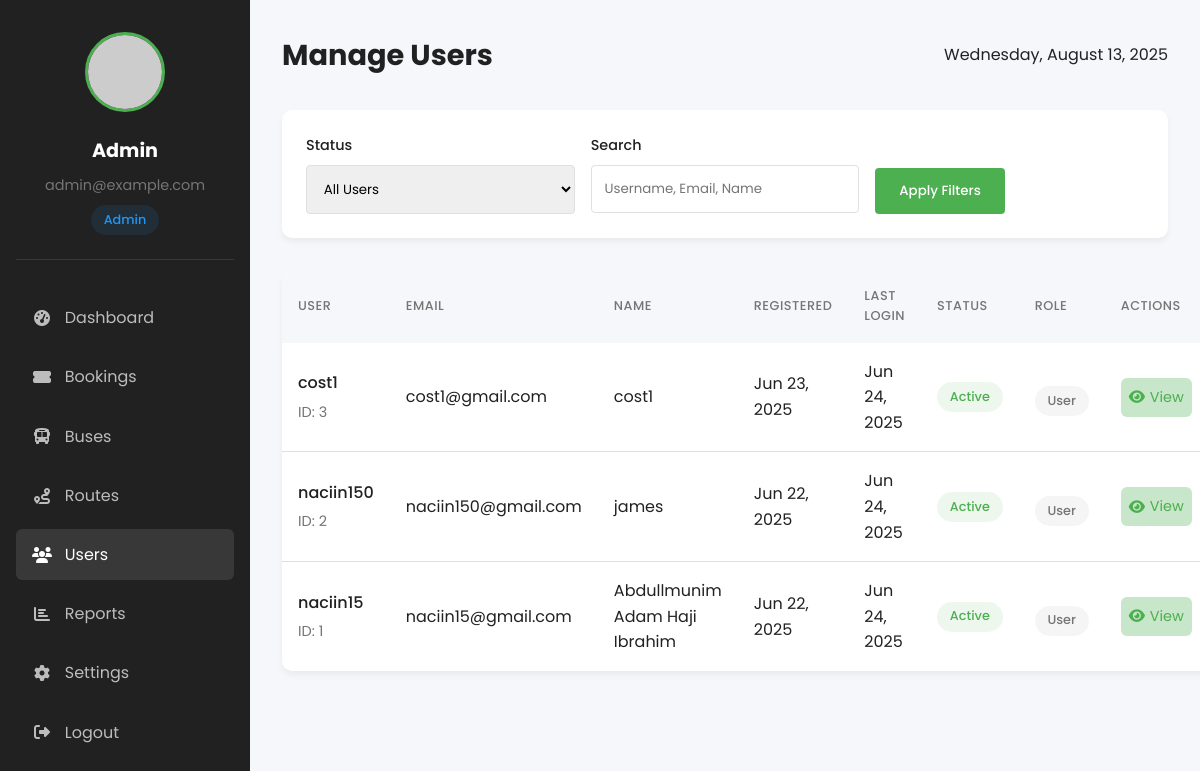
/backend/admin/manage_users.php (signed in), run on the app's committed database.
### tables this page shows
CREATE TABLE `users` (
  `id` int(11) NOT NULL,
  `username` varchar(50) NOT NULL,
  `email` varchar(100) NOT NULL,
  `password_hash` varchar(255) NOT NULL,
  `first_name` varchar(50) NOT NULL,
  `last_name` varchar(50) NOT NULL,
  `phone` varchar(20) DEFAULT NULL,
  `created_at` timestamp NOT NULL DEFAULT current_timestamp(),
  `updated_at` timestamp NOT NULL DEFAULT current_timestamp() ON UPDATE current_timestamp(),
  `role` enum('user','admin') DEFAULT 'user',
  `is_active` tinyint(1) DEFAULT 1,
  `last_login` timestamp NOT NULL DEFAULT current_timestamp(),
  `reset_token` varchar(255) DEFAULT NULL,
  `token_expiry` datetime DEFAULT NULL
);

### backend/admin/manage_users.php (the view, shortened to what this page needs)
<?php
require __DIR__ . '/../../config.php';
$admin_role = $_SESSION['admin_role'] ?? 'admin';
$admin_name = $_SESSION['admin_name'];
$admin_email = $_SESSION['admin_email'];
$search = $_GET['search'] ?? '';
try {
    $sql = "SELECT * FROM users WHERE 1=1";
    $params = [];
    $sql .= " ORDER BY created_at DESC";
    $per_page = 10;
    $page = $_GET['page'] ?? 1;
    $offset = ($page - 1) * $per_page;
    $sql .= " LIMIT $per_page OFFSET $offset";
    $stmt = $pdo->prepare($sql);
    $stmt->execute($params);
    $users = $stmt->fetchAll(PDO::FETCH_ASSOC);
} catch (PDOException $e) {
    die("Database error: " . $e->getMessage());
}
?>
<!DOCTYPE html>
<html lang="en">
<head>
    <link href="https://cdnjs.cloudflare.com/ajax/libs/font-awesome/6.4.0/css/all.min.css" rel="stylesheet">
</head>
<body>
    <div class="dashboard-container">
        <aside class="sidebar">
            <div class="profile">
                <img src="https://ui-avatars.com/api/?name=<?= urlencode($admin_name ?? 'Admin') ?>&background=4CAF50&color=fff"
                     alt="Profile" class="profile-img">
                <h3><?= htmlspecialchars($admin_name ?? 'Admin') ?></h3>
                <p><?= htmlspecialchars($admin_email ?? 'admin@example.com') ?></p>
                <span class="role-badge role-<?= str_replace('_', '-', $admin_role) ?>">
                    <?= ucfirst(str_replace('_', ' ', $admin_role)) ?>
                </span>
            </div>
            <ul class="nav-menu">
                <li><a href="dashboard.php"><i class="fas fa-tachometer-alt"></i> Dashboard</a></li>
                <li><a href="manage_bookings.php"><i class="fas fa-ticket-alt"></i> Bookings</a></li>
                <li><a href="manage_buses.php"><i class="fas fa-bus"></i> Buses</a></li>
                <li><a href="manage_routes.php"><i class="fas fa-route"></i> Routes</a></li>
                <li><a href="manage_users.php" class="active"><i class="fas fa-users"></i> Users</a></li>
                <li><a href="reports.php"><i class="fas fa-chart-bar"></i> Reports</a></li>
                <li><a href="settings.php"><i class="fas fa-cog"></i> Settings</a></li>
                <li><a href="/busbooking/backend/admin/logout.php"><i class="fas fa-sign-out-alt"></i> Logout</a></li>
            </ul>
        </aside>
        <main class="main-content">
            <div class="header">
                <h1>Manage Users</h1>
                <div>
                    <span><?= date('l, F j, Y') ?></span>
                </div>
            </div>
            <div class="filters">
                <form method="GET" class="filter-form">
                    <div class="filter-group">
                        <label for="status">Status</label>
                        <select id="status" name="status" class="form-control">
                            <option value="">All Users</option>
                        </select>
                    </div>
                    <div class="filter-group">
                        <label for="search">Search</label>
                        <input type="text" id="search" name="search" class="form-control"
                               value="<?= htmlspecialchars($search) ?>" placeholder="Username, Email, Name">
                    </div>
                    <div class="filter-group" style="align-self: flex-end;">
                        <button type="submit" class="btn btn-primary">Apply Filters</button>
                    </div>
                </form>
            </div>
            <table class="data-table">
                <thead>
                    <tr>
                        <th>User</th>
                        <th>Email</th>
                        <th>Name</th>
                        <th>Registered</th>
                        <th>Last Login</th>
                        <th>Status</th>
                        <th>Role</th>
                        <th>Actions</th>
                    </tr>
                </thead>
                <tbody>
                    <?php if (empty($users)): ?>
                        <tr>
                            <td colspan="8" style="text-align: center; padding: 2rem;">No users found</td>
                        </tr>
                    <?php else: ?>
                        <?php foreach ($users as $user): ?>
                            <tr>
                                <td>
                                    <div class="user-info"><?= htmlspecialchars($user['username']) ?></div>
                                    <div class="user-details">ID: <?= $user['id'] ?></div>
                                </td>
                                <td><?= htmlspecialchars($user['email']) ?></td>
                                <td>
                                    <?= htmlspecialchars($user['first_name']) ?>
                                    <?= !empty($user['last_name']) ? htmlspecialchars($user['last_name']) : '' ?>
                                </td>
                                <td>
                                    <?= date('M j, Y', strtotime($user['created_at'])) ?>
                                </td>
                                <td>
                                    <?= !empty($user['last_login']) ? date('M j, Y', strtotime($user['last_login'])) : 'Never' ?>
                                </td>
                                <td>
                                    <span class="status-badge status-<?= $user['is_active'] ? 'active' : 'inactive' ?>">
                                        <?= $user['is_active'] ? 'Active' : 'Inactive' ?>
                                    </span>
                                </td>
                                <td>
                                    <span class="role-badge role-<?= $user['role'] ?>">
                                        <?= ucfirst($user['role']) ?>
                                    </span>
                                </td>
                                <td>
                                    <div style="display: flex; gap: 0.5rem;">
                                        <a href="user_details.php?id=<?= $user['id'] ?>" class="action-btn view">
                                            <i class="fas fa-eye"></i> View
                                        </a>
                                    </div>
                                </td>
                            </tr>
                        <?php endforeach; ?>
                    <?php endif; ?>
                </tbody>
            </table>
        </main>
    </div>
</body>
</html>

### backend/admin/manage_users.php (style rules this page uses)
:root { --primary: #4CAF50; --primary-dark: #388E3C; --primary-light: #C8E6C9; --secondary: #FF5722; --secondary-dark: #E64A19; --accent: #2196F3; --dark: #212121; --medium: #757575; --light: #FFFFFF; --light-bg: #F5F7FA; --border: #E0E0E0; --success: #4CAF50; --warning: #FFC107; --danger: #F44336; --info: #2196F3; --super-admin: #9C27B0; --admin: #2196F3; --manager: #FF9800; }
* { margin: 0; padding: 0; box-sizing: border-box; }
body { font-family: 'Poppins', sans-serif; background-color: var(--light-bg); color: var(--dark); line-height: 1.6; }
.dashboard-container { display: grid; grid-template-columns: 250px 1fr; min-height: 100vh; }
.sidebar { background: var(--dark); color: var(--light); padding: 2rem 1rem; position: sticky; top: 0; height: 100vh; overflow-y: auto; }
.profile { text-align: center; margin-bottom: 2rem; padding-bottom: 1.5rem; border-bottom: 1px solid rgba(255,255,255,0.1); }
.profile-img { width: 80px; height: 80px; border-radius: 50%; object-fit: cover; margin-bottom: 1rem; border: 3px solid var(--primary); }
.profile h3 { font-size: 1.2rem; margin-bottom: 0.5rem; }
.profile p { color: var(--medium); font-size: 0.9rem; }
.role-badge { display: inline-block; padding: 0.3rem 0.8rem; border-radius: 20px; font-size: 0.8rem; font-weight: 500; margin-top: 0.5rem; }
.role-admin { background-color: rgba(33, 150, 243, 0.1); color: var(--admin); }
.role-user { background-color: rgba(158, 158, 158, 0.1); color: var(--medium); }
.nav-menu { list-style: none; }
.nav-menu li { margin-bottom: 0.5rem; }
.nav-menu a { display: flex; align-items: center; gap: 0.8rem; padding: 0.8rem 1rem; color: rgba(255,255,255,0.7); border-radius: 6px; transition: all 0.3s ease; text-decoration: none; }
.nav-menu a:hover, .nav-menu a.active { background: rgba(255,255,255,0.1); color: var(--light); }
.nav-menu a i { width: 20px; text-align: center; }
.main-content { padding: 2rem; overflow-x: hidden; }
.header { display: flex; justify-content: space-between; align-items: center; margin-bottom: 2rem; }
.header h1 { font-size: 1.8rem; color: var(--dark); }
.filters { background: var(--light); border-radius: 10px; padding: 1.5rem; box-shadow: 0 4px 6px rgba(0,0,0,0.05); margin-bottom: 2rem; }
.filter-form { display: grid; grid-template-columns: repeat(auto-fit, minmax(200px, 1fr)); gap: 1rem; }
.filter-group { margin-bottom: 0; }
.filter-group label { display: block; margin-bottom: 0.5rem; font-weight: 500; font-size: 0.9rem; }
.form-control { width: 100%; padding: 0.8rem; border: 1px solid var(--border); border-radius: 4px; font-family: inherit; transition: border-color 0.3s; }
.btn { padding: 0.8rem 1.5rem; border-radius: 4px; border: none; cursor: pointer; font-family: inherit; font-weight: 500; transition: all 0.3s; text-decoration: none; display: inline-flex; align-items: center; gap: 0.5rem; }
.btn-primary { background-color: var(--primary); color: white; }
.data-table { width: 100%; border-collapse: collapse; background: var(--light); border-radius: 10px; overflow: hidden; box-shadow: 0 4px 6px rgba(0,0,0,0.05); }
.data-table th { text-align: left; padding: 1rem; background: var(--light-bg); color: var(--medium); font-weight: 500; text-transform: uppercase; font-size: 0.8rem; letter-spacing: 0.5px; }
.data-table td { padding: 1rem; border-bottom: 1px solid var(--border); vertical-align: middle; }
.data-table tr:last-child td { border-bottom: none; }
.status-badge { display: inline-block; padding: 0.3rem 0.8rem; border-radius: 20px; font-size: 0.8rem; font-weight: 500; }
.status-active { background: rgba(76, 175, 80, 0.1); color: var(--success); }
.action-btn { padding: 0.5rem; border-radius: 6px; border: none; cursor: pointer; transition: all 0.3s ease; font-size: 0.9rem; display: inline-flex; align-items: center; gap: 0.3rem; text-decoration: none; }
.action-btn.view { background: var(--primary-light); color: var(--primary); }
.user-info { font-weight: 500; }
.user-details { font-size: 0.9rem; color: var(--medium); margin-top: 0.3rem; }

### data on the page
users: username "cost1", id "3", email "cost1@gmail.com", first_name "cost1", created_at "Jun 23, 2025", last_login "Jun 24, 2025", is_active "Active", role "User"
users: username "naciin150", id "2", email "naciin150@gmail.com", first_name "james", created_at "Jun 22, 2025", last_login "Jun 24, 2025", is_active "Active", role "User"
users: username "naciin15", id "1", email "naciin15@gmail.com", first_name "Abdullmunim", last_name "Adam Haji Ibrahim", created_at "Jun 22, 2025", last_login "Jun 24, 2025", is_active "Active", role "User"

### other printed values
$admin_name "Admin"
$admin_email "admin@example.com"
str_replace('_', ' ', $admin_role) "Admin"
